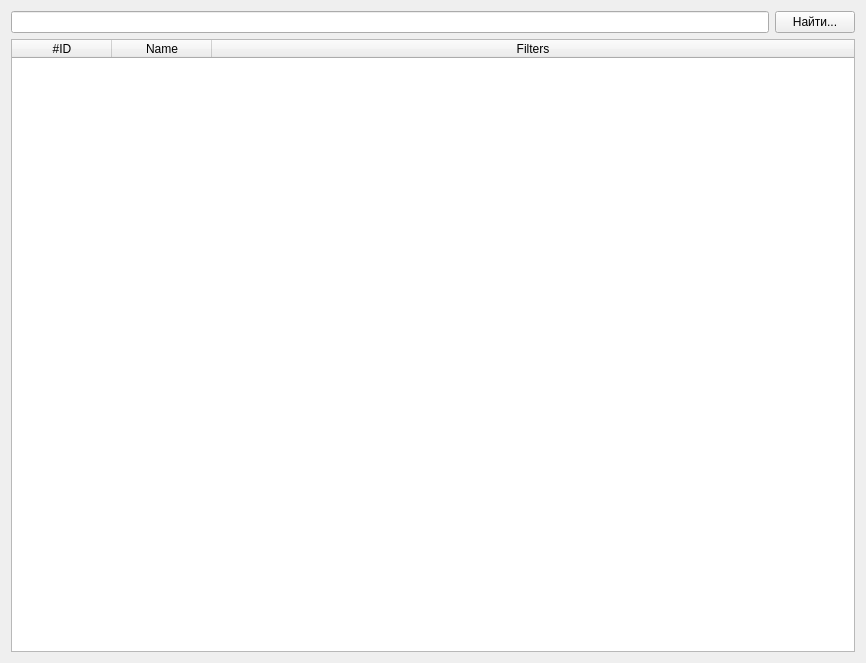
<?xml version="1.0" encoding="UTF-8"?>
<ui version="4.0">
 <class>WidgetFindRoom</class>
 <widget class="QWidget" name="WidgetFindRoom">
  <property name="geometry">
   <rect>
    <x>0</x>
    <y>0</y>
    <width>866</width>
    <height>663</height>
   </rect>
  </property>
  <property name="windowTitle">
   <string>Form</string>
  </property>
  <layout class="QVBoxLayout" name="verticalLayout_2">
   <item>
    <layout class="QVBoxLayout" name="verticalLayout">
     <item>
      <layout class="QHBoxLayout" name="horizontalLayout">
       <item>
        <widget class="QLineEdit" name="txtName"/>
       </item>
       <item>
        <widget class="QPushButton" name="cmdFind">
         <property name="text">
          <string>Найти...</string>
         </property>
        </widget>
       </item>
      </layout>
     </item>
     <item>
      <widget class="QTableWidget" name="twResult">
       <property name="editTriggers">
        <set>QAbstractItemView::NoEditTriggers</set>
       </property>
       <property name="selectionMode">
        <enum>QAbstractItemView::SingleSelection</enum>
       </property>
       <property name="selectionBehavior">
        <enum>QAbstractItemView::SelectRows</enum>
       </property>
       <attribute name="horizontalHeaderStretchLastSection">
        <bool>true</bool>
       </attribute>
       <column>
        <property name="text">
         <string>#ID</string>
        </property>
       </column>
       <column>
        <property name="text">
         <string>Name</string>
        </property>
       </column>
       <column>
        <property name="text">
         <string>Filters</string>
        </property>
       </column>
      </widget>
     </item>
    </layout>
   </item>
  </layout>
 </widget>
 <resources/>
 <connections/>
</ui>
